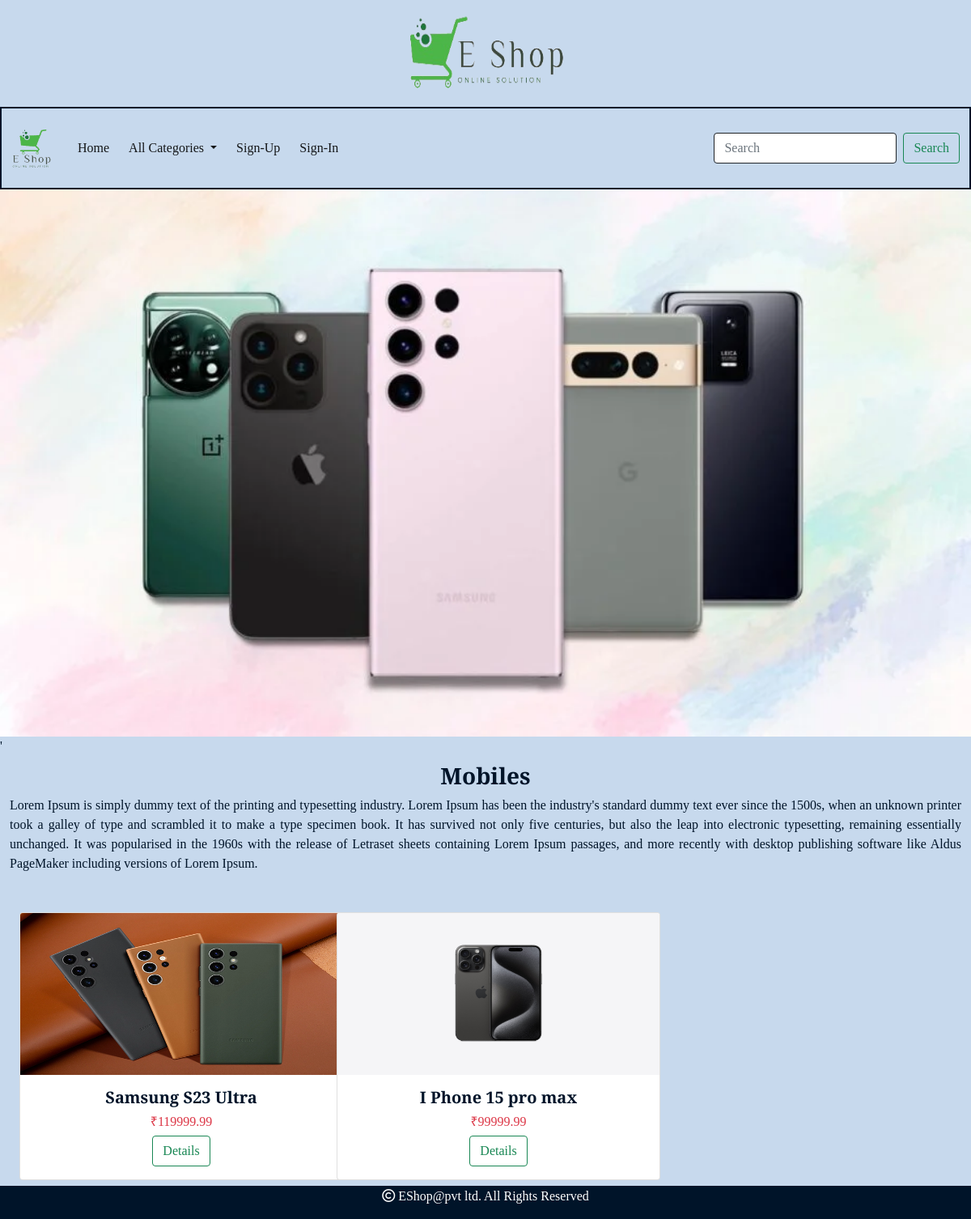
The app's page /categorydetails/1 with its own data.
### shop/models.py (models this page shows, shortened)
class Category(models.Model):
    name=models.CharField(max_length=20)
    desc=models.TextField()
    image=models.ImageField(upload_to='category',null=True,blank=True)

class Product(models.Model):
    name=models.CharField(max_length=20)
    desc=models.TextField()
    image=models.ImageField(upload_to='products',null=True,blank=True)
    price=models.DecimalField(max_digits=10,decimal_places=2)
    stock=models.IntegerField()
    available=models.BooleanField(default=True)
    created=models.DateTimeField(auto_now_add=True)
    updated=models.DateTimeField(auto_now=True)
    category=models.ForeignKey(Category,on_delete=models.CASCADE)

### shop/views.py (the view)
# urls.py: path('categorydetails/<int:p>',views.allproducts,name="product"),
def allproducts(request,p):
    c=Category.objects.get(id=p)
    p=Product.objects.filter(category=c)
    return render(request,'products.html',{'c':c,'p':p})

### cart/context_processors.py (called while the page is built)
def total_count(request):
    item_count=0
    u=request.user
    try:
        cart = Cart.objects.filter(user=u)
        for i in cart:
            item_count+=i.quantity
    except:
        item_count=0
    return {'item_count':item_count}

### shop/context_processors.py (called while the page is built)
def menu_links(request):
    c=Category.objects.all()
    return {'links':c}

### templates/products.html
{% extends 'base.html' %}
{% load static %}
{% block content %}
{% if c %}
<div>
    <img src="{{c.image.url}}" width="100%">'
</div>
<div class="container-fluid mt-2 mb-5">
    <h3 class="text-center fw-bold">{{c.name}}</h3>
    <p style="text-align:justify">{{c.desc}}</p>
</div>
{% endif %}
<div class="container-fluid mb-5">
<div class="row mx-auto">
{% for i in p %}
    <div class="col-sm-4">
    <div class="card" style="width: 25rem;">
  <img src="{{i.image.url}}" class="card-img-top" alt="..." width="100%" height="200px">
  <div class="card-body text-center">
    <h5 class="card-title fw-bold">{{i.name}}</h5>
      <h6 class='card-text text-danger'>₹{{i.price}}</h6>
    <a href="{% url 'shop:detail' i.id %}" class="btn btn-outline-success">Details</a>
  </div>
    </div>
</div>
{% endfor %}
</div>
</div>
{% endblock %}

### templates/base.html (shortened to what this page needs)
<!DOCTYPE html>
{% load static %}
<html lang="en">
<head>
    <link href="https://cdn.jsdelivr.net/npm/bootstrap@5.0.2/dist/css/bootstrap.min.css" rel="stylesheet">
    <link rel="stylesheet" href="{% static 'css/style.css' %}">
<link rel="stylesheet" href="https://cdnjs.cloudflare.com/ajax/libs/font-awesome/6.5.1/css/all.min.css" />
</head>
<body>
<header><center>
    <img src="{% static 'images/logo.png' %}" height="100px" width="200px" class="m-3">
</center>
    <nav class="navbar navbar-expand-lg navbar-light bg-light">
  <div class="container-fluid my-3">
    <div class="d-inline me-4">
    <img src="{% static 'images/logos.png' %}" height="50px" width="50px">
    </div>
    <div class="collapse navbar-collapse" id="navbarSupportedContent">
      <ul class="navbar-nav me-auto mb-2 mb-lg-0">
        <li class="nav-item me-2">
          <a class="nav-link active" aria-current="page" href="{% url 'shop:allcategories' %}">Home</a>
        </li>
        <li class="nav-item me-2 dropdown">
          <a class="nav-link dropdown-toggle active" href="#" id="navbarDropdown" role="button" data-bs-toggle="dropdown" aria-expanded="false">
            All Categories
          </a>
        </li>
        {% if user.is_authenticated %}
        <li class="nav-item me-2">
          <a class="nav-link active" href="{% url 'shop:logout' %}">Sign-Out</a>
        </li>
        {% if user.is_superuser == False %}
        <li class="nav-item me-2">
          <a class="nav-link active" href="{% url 'cart:cartview' %}"><i class="fa-solid fa-cart-plus fa-xl" style="color: #4cb648;"></i><sup>{{item_count}}</sup></a>
        </li>
        <li class="nav-item me-2">
          <a class="nav-link active" href="{% url 'cart:orderview' %}">Your Orders</a>
        </li>
        {% endif %}
        {% else %}
        <li class="nav-item me-2">
          <a class="nav-link active" href="{% url 'shop:register' %}">Sign-Up</a>
        </li>
        <li class="nav-item me-2">
          <a class="nav-link active" href="{% url 'shop:login' %}">Sign-In</a>
        </li>
        {% endif %}
      </ul>
      <form class="d-flex" method="POST" enctype="multipart/form-data" action="{% url 'search:search' %}">
        <input class="form-control me-2 border border-rounded border-dark" type="search" placeholder="Search" aria-label="Search" name="s">
        <button class="btn btn-outline-success" type="submit">Search</button>
      </form>
    </div>
  </div>
</nav>
</header>
{% block content %}
{% endblock %}
<footer class="mt-2">
  <div class="footer text-center">
    <p><b><i class="fa-regular fa-copyright"></i></b> EShop@pvt ltd. All Rights Reserved</p>
  </div>
</footer>
</body>
</html>

### static/css/style.css (style rules this page uses)
body { background-color:#c7d9ed; color:#001429!important; font-family: 'Libre Baskerville', serif; }
.navbar-light { border:2px solid #001429; }
.bg-light { color:#360370!important; background-color:#c7d9ed!important; }
.footer { width:100%; background-color:#001429!important; color:white!important; position:fixed; bottom:0px; left:0px; }

### records on screen
Category: image (picture), name "Mobiles", desc "Lorem Ipsum is simply dummy text of the printing and typesetting industry. Lorem Ipsum has been the industry's standard dummy text ever since the 1500s, when an unknown printer took a galley of type and scrambled it to make a type specimen book. It has survived not only five centuries, but also the leap into electronic typesetting, remaining essentially unchanged. It was popularised in the 1960s with the release of Letraset sheets containing Lorem Ipsum passages, and more recently with desktop publishing software like Aldus PageMaker including versions of Lorem Ipsum."
Product: image (picture), name "Samsung S23 Ultra", price "119999.99"
Product: image (picture), name "I Phone 15 pro max", price "99999.99"
